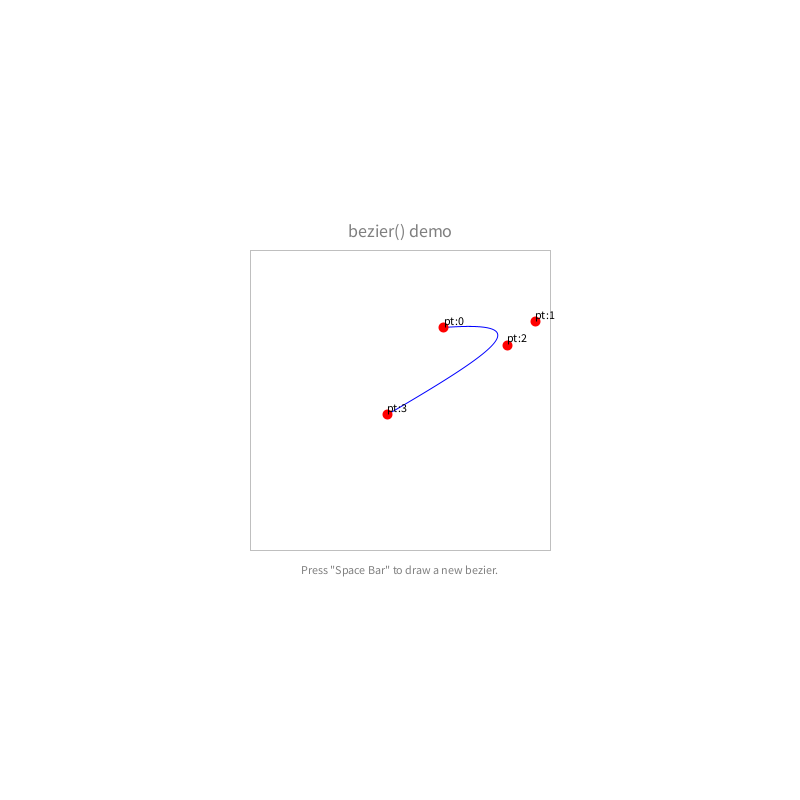
Frame 1 (no input)
Frame 2 (the mouse pressed at the canvas centre, redrawn once): identical to frame 1, image omitted

The Processing sketch that drew this single still picture (run headless with seeded random() and noise(); the mouse was pressed at the canvas centre and the sketch redrawn once):

// Processing sketch: bezier_01
// ── bezier_01.pde
// the region variable is used to confine the points to a region
float region=150;

// declare an instance of an object in the Curve class, named bezier
Curve bezier;

void setup() {
  size(800, 800);
  background(255);
  noLoop();

  // initialize the object by using the Curve() constructor
  bezier = new Curve();
}

void draw() {
  // refresh frame
  background(255);

  // draw title, region boundary, and instructions
  drawTitle();
  drawRegion();
  drawInstructions();

  // rad the bezier, points 
  bezier.drawCurve();
  bezier.drawPoints();
  bezier.drawPointLabels();
  
}

void drawTitle() {
  fill(127);
  textAlign(CENTER, CENTER);
  textSize(18);
  text("bezier() demo", width/2, height/2 - region - 20);
}

void drawRegion() { 
  stroke(127);
  strokeWeight(.5);
  noFill();
  rect((width/2)-region, (height/2)-region, 2*region, 2*region);
}

void drawInstructions() {
  fill(127);
  textAlign(CENTER, CENTER);
  textSize(12);
  text("Press \"Space Bar\" to draw a new bezier.", width/2, height/2 + region + 20);
}


// key bindings
void keyPressed() {
  switch (key) {
  case ' ':
    bezier = new Curve();
    redraw();
    break;
  }
}

// once we define a class, it's easier to make complex beziers with an arbitrary number of segments

class Curve {

  // beziers have 4 points:
  // first point is a an anchor point for the start of the curve
  // next two points are the control points for the start and end respectively
  // last point is the anchor point for the end of the curve 

  int qty_pts = 4;

  // arrays hold the coordinates of the points that describe the bezier
  float[] pts_x = new float[qty_pts];
  float[] pts_y = new float[qty_pts];

  // style variables, stroke weight sW and stroke color sC
  float sW;
  color sC;

  Curve() {

    for (int i = 0; i < qty_pts; i++) {
      pts_x[i]= random(-region, region)+width/2;
      pts_y[i]= random(-region, region)+height/2;
    }

    sW = 1;
    sC = #0000FF;
  }

  void update() {
  }

  void drawCurve() {
    // style and draw our bezier
    stroke(sC);
    strokeWeight(sW);
    noFill();
    bezier(pts_x[0], pts_y[0], pts_x[1], pts_y[1], pts_x[2], pts_y[2], pts_x[3], pts_y[3]);
  }

  void drawPoints() {
    for (int i = 0; i < qty_pts; i++) {
      //style and draw points
      stroke(#FF0000);
      strokeWeight(10);
      point(pts_x[i], pts_y[i]);
    }
  }

  void drawPointLabels() {
    for (int i = 0; i < qty_pts; i++) {
      //style and draw point labels
      fill(0);
      textAlign(LEFT, BOTTOM);
      text("pt:"+i, pts_x[i], pts_y[i]);
    }
  }
}
